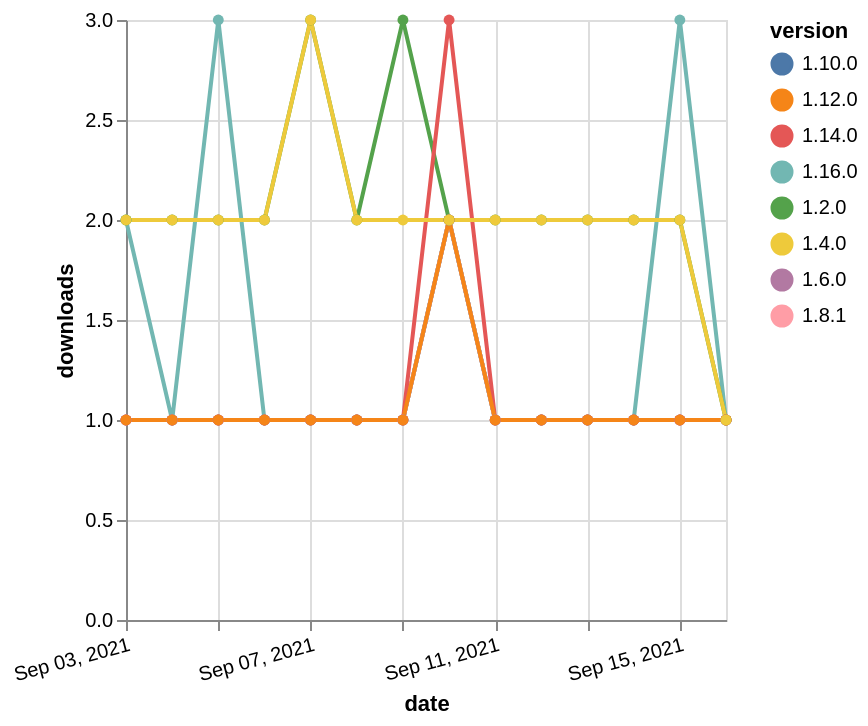

Vega-Lite specification for this chart:
### Vega-Lite specification from a JSON file in a GitHub repository (floating-point values rounded to 4 significant figures)
{"$schema": "https://vega.github.io/schema/vega-lite/v5.json", "description": "A simple bar chart with embedded data.", "data": {"values": [{"date": "2021-09-03", "total": 250, "delta": 1, "version": "1.6.0"}, {"date": "2021-09-04", "total": 251, "delta": 1, "version": "1.6.0"}, {"date": "2021-09-05", "total": 252, "delta": 1, "version": "1.6.0"}, {"date": "2021-09-06", "total": 253, "delta": 1, "version": "1.6.0"}, {"date": "2021-09-07", "total": 254, "delta": 1, "version": "1.6.0"}, {"date": "2021-09-08", "total": 255, "delta": 1, "version": "1.6.0"}, {"date": "2021-09-09", "total": 256, "delta": 1, "version": "1.6.0"}, {"date": "2021-09-10", "total": 258, "delta": 2, "version": "1.6.0"}, {"date": "2021-09-11", "total": 259, "delta": 1, "version": "1.6.0"}, {"date": "2021-09-12", "total": 260, "delta": 1, "version": "1.6.0"}, {"date": "2021-09-13", "total": 261, "delta": 1, "version": "1.6.0"}, {"date": "2021-09-14", "total": 262, "delta": 1, "version": "1.6.0"}, {"date": "2021-09-15", "total": 263, "delta": 1, "version": "1.6.0"}, {"date": "2021-09-16", "total": 264, "delta": 1, "version": "1.6.0"}, {"date": "2021-09-03", "total": 204, "delta": 1, "version": "1.10.0"}, {"date": "2021-09-04", "total": 205, "delta": 1, "version": "1.10.0"}, {"date": "2021-09-05", "total": 206, "delta": 1, "version": "1.10.0"}, {"date": "2021-09-06", "total": 207, "delta": 1, "version": "1.10.0"}, {"date": "2021-09-07", "total": 208, "delta": 1, "version": "1.10.0"}, {"date": "2021-09-08", "total": 209, "delta": 1, "version": "1.10.0"}, {"date": "2021-09-09", "total": 210, "delta": 1, "version": "1.10.0"}, {"date": "2021-09-10", "total": 212, "delta": 2, "version": "1.10.0"}, {"date": "2021-09-11", "total": 213, "delta": 1, "version": "1.10.0"}, {"date": "2021-09-12", "total": 214, "delta": 1, "version": "1.10.0"}, {"date": "2021-09-13", "total": 215, "delta": 1, "version": "1.10.0"}, {"date": "2021-09-14", "total": 216, "delta": 1, "version": "1.10.0"}, {"date": "2021-09-15", "total": 217, "delta": 1, "version": "1.10.0"}, {"date": "2021-09-16", "total": 218, "delta": 1, "version": "1.10.0"}, {"date": "2021-09-03", "total": 122, "delta": 2, "version": "1.16.0"}, {"date": "2021-09-04", "total": 123, "delta": 1, "version": "1.16.0"}, {"date": "2021-09-05", "total": 126, "delta": 3, "version": "1.16.0"}, {"date": "2021-09-06", "total": 127, "delta": 1, "version": "1.16.0"}, {"date": "2021-09-07", "total": 128, "delta": 1, "version": "1.16.0"}, {"date": "2021-09-08", "total": 129, "delta": 1, "version": "1.16.0"}, {"date": "2021-09-09", "total": 130, "delta": 1, "version": "1.16.0"}, {"date": "2021-09-10", "total": 132, "delta": 2, "version": "1.16.0"}, {"date": "2021-09-11", "total": 133, "delta": 1, "version": "1.16.0"}, {"date": "2021-09-12", "total": 134, "delta": 1, "version": "1.16.0"}, {"date": "2021-09-13", "total": 135, "delta": 1, "version": "1.16.0"}, {"date": "2021-09-14", "total": 136, "delta": 1, "version": "1.16.0"}, {"date": "2021-09-15", "total": 139, "delta": 3, "version": "1.16.0"}, {"date": "2021-09-16", "total": 140, "delta": 1, "version": "1.16.0"}, {"date": "2021-09-03", "total": 202, "delta": 1, "version": "1.8.1"}, {"date": "2021-09-04", "total": 203, "delta": 1, "version": "1.8.1"}, {"date": "2021-09-05", "total": 204, "delta": 1, "version": "1.8.1"}, {"date": "2021-09-06", "total": 205, "delta": 1, "version": "1.8.1"}, {"date": "2021-09-07", "total": 206, "delta": 1, "version": "1.8.1"}, {"date": "2021-09-08", "total": 207, "delta": 1, "version": "1.8.1"}, {"date": "2021-09-09", "total": 208, "delta": 1, "version": "1.8.1"}, {"date": "2021-09-10", "total": 210, "delta": 2, "version": "1.8.1"}, {"date": "2021-09-11", "total": 211, "delta": 1, "version": "1.8.1"}, {"date": "2021-09-12", "total": 212, "delta": 1, "version": "1.8.1"}, {"date": "2021-09-13", "total": 213, "delta": 1, "version": "1.8.1"}, {"date": "2021-09-14", "total": 214, "delta": 1, "version": "1.8.1"}, {"date": "2021-09-15", "total": 215, "delta": 1, "version": "1.8.1"}, {"date": "2021-09-16", "total": 216, "delta": 1, "version": "1.8.1"}, {"date": "2021-09-03", "total": 2353, "delta": 2, "version": "1.2.0"}, {"date": "2021-09-04", "total": 2355, "delta": 2, "version": "1.2.0"}, {"date": "2021-09-05", "total": 2357, "delta": 2, "version": "1.2.0"}, {"date": "2021-09-06", "total": 2359, "delta": 2, "version": "1.2.0"}, {"date": "2021-09-07", "total": 2362, "delta": 3, "version": "1.2.0"}, {"date": "2021-09-08", "total": 2364, "delta": 2, "version": "1.2.0"}, {"date": "2021-09-09", "total": 2367, "delta": 3, "version": "1.2.0"}, {"date": "2021-09-10", "total": 2369, "delta": 2, "version": "1.2.0"}, {"date": "2021-09-11", "total": 2371, "delta": 2, "version": "1.2.0"}, {"date": "2021-09-12", "total": 2373, "delta": 2, "version": "1.2.0"}, {"date": "2021-09-13", "total": 2375, "delta": 2, "version": "1.2.0"}, {"date": "2021-09-14", "total": 2377, "delta": 2, "version": "1.2.0"}, {"date": "2021-09-15", "total": 2379, "delta": 2, "version": "1.2.0"}, {"date": "2021-09-16", "total": 2380, "delta": 1, "version": "1.2.0"}, {"date": "2021-09-03", "total": 200, "delta": 1, "version": "1.14.0"}, {"date": "2021-09-04", "total": 201, "delta": 1, "version": "1.14.0"}, {"date": "2021-09-05", "total": 202, "delta": 1, "version": "1.14.0"}, {"date": "2021-09-06", "total": 203, "delta": 1, "version": "1.14.0"}, {"date": "2021-09-07", "total": 204, "delta": 1, "version": "1.14.0"}, {"date": "2021-09-08", "total": 205, "delta": 1, "version": "1.14.0"}, {"date": "2021-09-09", "total": 206, "delta": 1, "version": "1.14.0"}, {"date": "2021-09-10", "total": 209, "delta": 3, "version": "1.14.0"}, {"date": "2021-09-11", "total": 210, "delta": 1, "version": "1.14.0"}, {"date": "2021-09-12", "total": 211, "delta": 1, "version": "1.14.0"}, {"date": "2021-09-13", "total": 212, "delta": 1, "version": "1.14.0"}, {"date": "2021-09-14", "total": 213, "delta": 1, "version": "1.14.0"}, {"date": "2021-09-15", "total": 214, "delta": 1, "version": "1.14.0"}, {"date": "2021-09-16", "total": 215, "delta": 1, "version": "1.14.0"}, {"date": "2021-09-03", "total": 173, "delta": 1, "version": "1.12.0"}, {"date": "2021-09-04", "total": 174, "delta": 1, "version": "1.12.0"}, {"date": "2021-09-05", "total": 175, "delta": 1, "version": "1.12.0"}, {"date": "2021-09-06", "total": 176, "delta": 1, "version": "1.12.0"}, {"date": "2021-09-07", "total": 177, "delta": 1, "version": "1.12.0"}, {"date": "2021-09-08", "total": 178, "delta": 1, "version": "1.12.0"}, {"date": "2021-09-09", "total": 179, "delta": 1, "version": "1.12.0"}, {"date": "2021-09-10", "total": 181, "delta": 2, "version": "1.12.0"}, {"date": "2021-09-11", "total": 182, "delta": 1, "version": "1.12.0"}, {"date": "2021-09-12", "total": 183, "delta": 1, "version": "1.12.0"}, {"date": "2021-09-13", "total": 184, "delta": 1, "version": "1.12.0"}, {"date": "2021-09-14", "total": 185, "delta": 1, "version": "1.12.0"}, {"date": "2021-09-15", "total": 186, "delta": 1, "version": "1.12.0"}, {"date": "2021-09-16", "total": 187, "delta": 1, "version": "1.12.0"}, {"date": "2021-09-03", "total": 2244, "delta": 2, "version": "1.4.0"}, {"date": "2021-09-04", "total": 2246, "delta": 2, "version": "1.4.0"}, {"date": "2021-09-05", "total": 2248, "delta": 2, "version": "1.4.0"}, {"date": "2021-09-06", "total": 2250, "delta": 2, "version": "1.4.0"}, {"date": "2021-09-07", "total": 2253, "delta": 3, "version": "1.4.0"}, {"date": "2021-09-08", "total": 2255, "delta": 2, "version": "1.4.0"}, {"date": "2021-09-09", "total": 2257, "delta": 2, "version": "1.4.0"}, {"date": "2021-09-10", "total": 2259, "delta": 2, "version": "1.4.0"}, {"date": "2021-09-11", "total": 2261, "delta": 2, "version": "1.4.0"}, {"date": "2021-09-12", "total": 2263, "delta": 2, "version": "1.4.0"}, {"date": "2021-09-13", "total": 2265, "delta": 2, "version": "1.4.0"}, {"date": "2021-09-14", "total": 2267, "delta": 2, "version": "1.4.0"}, {"date": "2021-09-15", "total": 2269, "delta": 2, "version": "1.4.0"}, {"date": "2021-09-16", "total": 2270, "delta": 1, "version": "1.4.0"}]}, "width": "container", "mark": {"type": "line", "point": {"filled": true}}, "encoding": {"x": {"field": "date", "type": "temporal", "timeUnit": "yearmonthdate", "title": "date", "axis": {"labelAngle": -15}}, "y": {"field": "delta", "type": "quantitative", "title": "downloads"}, "color": {"field": "version", "type": "nominal"}, "tooltip": {"field": "delta"}}}
